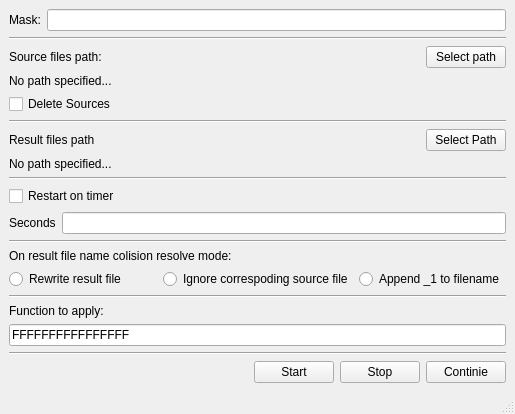
<?xml version="1.0" encoding="UTF-8"?>
<ui version="4.0">
 <class>MainWindow</class>
 <widget class="QMainWindow" name="MainWindow">
  <property name="geometry">
   <rect>
    <x>0</x>
    <y>0</y>
    <width>515</width>
    <height>359</height>
   </rect>
  </property>
  <property name="windowTitle">
   <string>File XORer</string>
  </property>
  <widget class="QWidget" name="centralwidget">
   <layout class="QVBoxLayout" name="verticalLayout">
    <item>
     <layout class="QVBoxLayout" name="verticalLayout_2">
      <item>
       <layout class="QHBoxLayout" name="horizontalLayout_3">
        <item>
         <widget class="QLabel" name="MaskLabel">
          <property name="toolTip">
           <string extracomment="Either &quot;.xxx&quot; or &quot;xxx.xxx&quot;"/>
          </property>
          <property name="text">
           <string>Mask:</string>
          </property>
         </widget>
        </item>
        <item>
         <widget class="QLineEdit" name="MaskLineEdit"/>
        </item>
       </layout>
      </item>
      <item>
       <widget class="Line" name="line_6">
        <property name="orientation">
         <enum>Qt::Orientation::Horizontal</enum>
        </property>
       </widget>
      </item>
      <item>
       <layout class="QHBoxLayout" name="horizontalLayout">
        <item>
         <widget class="QLabel" name="SourceFilesPathLabelRead">
          <property name="text">
           <string>Source files path:</string>
          </property>
         </widget>
        </item>
        <item>
         <spacer name="SourceFilesPatHorizontalSpacer">
          <property name="orientation">
           <enum>Qt::Orientation::Horizontal</enum>
          </property>
          <property name="sizeHint" stdset="0">
           <size>
            <width>40</width>
            <height>20</height>
           </size>
          </property>
         </spacer>
        </item>
        <item>
         <widget class="QPushButton" name="SourceFilesPathPushButton">
          <property name="text">
           <string>Select path</string>
          </property>
         </widget>
        </item>
       </layout>
      </item>
      <item>
       <widget class="QLabel" name="SourceFilesPathLabel">
        <property name="text">
         <string>No path specified...</string>
        </property>
       </widget>
      </item>
      <item>
       <widget class="QCheckBox" name="DeleteSourcesCheckBox">
        <property name="text">
         <string>Delete Sources</string>
        </property>
       </widget>
      </item>
      <item>
       <widget class="Line" name="line">
        <property name="orientation">
         <enum>Qt::Orientation::Horizontal</enum>
        </property>
       </widget>
      </item>
      <item>
       <layout class="QHBoxLayout" name="horizontalLayout_2">
        <item>
         <widget class="QLabel" name="ResultFilesPathLabelRead">
          <property name="text">
           <string>Result files path</string>
          </property>
         </widget>
        </item>
        <item>
         <spacer name="ResultFilesPathHorizontalSpacer">
          <property name="orientation">
           <enum>Qt::Orientation::Horizontal</enum>
          </property>
          <property name="sizeHint" stdset="0">
           <size>
            <width>40</width>
            <height>20</height>
           </size>
          </property>
         </spacer>
        </item>
        <item>
         <widget class="QPushButton" name="ResultFilesPathPushButton">
          <property name="text">
           <string>Select Path</string>
          </property>
         </widget>
        </item>
       </layout>
      </item>
      <item>
       <widget class="QLabel" name="ResultFilesPathLabel">
        <property name="text">
         <string>No path specified...</string>
        </property>
       </widget>
      </item>
     </layout>
    </item>
    <item>
     <widget class="Line" name="line_3">
      <property name="orientation">
       <enum>Qt::Orientation::Horizontal</enum>
      </property>
     </widget>
    </item>
    <item>
     <widget class="QCheckBox" name="RestartCheckBox">
      <property name="text">
       <string>Restart on timer</string>
      </property>
     </widget>
    </item>
    <item>
     <layout class="QHBoxLayout" name="horizontalLayout_6">
      <item>
       <widget class="QLabel" name="SecondsLabel">
        <property name="text">
         <string>Seconds</string>
        </property>
       </widget>
      </item>
      <item>
       <widget class="QLineEdit" name="TimerLineEdit"/>
      </item>
     </layout>
    </item>
    <item>
     <widget class="Line" name="line_4">
      <property name="orientation">
       <enum>Qt::Orientation::Horizontal</enum>
      </property>
     </widget>
    </item>
    <item>
     <widget class="QLabel" name="CollisionLabel">
      <property name="text">
       <string>On result file name colision resolve mode:</string>
      </property>
     </widget>
    </item>
    <item>
     <layout class="QHBoxLayout" name="horizontalLayout_4">
      <item>
       <widget class="QRadioButton" name="RewriteRadioButton">
        <property name="text">
         <string>Rewrite result file</string>
        </property>
       </widget>
      </item>
      <item>
       <widget class="QRadioButton" name="IgnoreRadioButton">
        <property name="text">
         <string>Ignore correspoding source file</string>
        </property>
       </widget>
      </item>
      <item>
       <widget class="QRadioButton" name="AppendRadioButton">
        <property name="toolTip">
         <string extracomment="Or _2 etc untill collision is solved"/>
        </property>
        <property name="text">
         <string>Append _1 to filename</string>
        </property>
       </widget>
      </item>
     </layout>
    </item>
    <item>
     <widget class="Line" name="line_2">
      <property name="orientation">
       <enum>Qt::Orientation::Horizontal</enum>
      </property>
     </widget>
    </item>
    <item>
     <widget class="QLabel" name="FunctionLabel">
      <property name="text">
       <string>Function to apply:</string>
      </property>
     </widget>
    </item>
    <item>
     <widget class="QLineEdit" name="FunctionLine">
      <property name="text">
       <string>FFFFFFFFFFFFFFFF</string>
      </property>
     </widget>
    </item>
    <item>
     <widget class="Line" name="line_5">
      <property name="orientation">
       <enum>Qt::Orientation::Horizontal</enum>
      </property>
     </widget>
    </item>
    <item>
     <layout class="QHBoxLayout" name="horizontalLayout_5">
      <item>
       <spacer name="horizontalSpacer">
        <property name="orientation">
         <enum>Qt::Orientation::Horizontal</enum>
        </property>
        <property name="sizeHint" stdset="0">
         <size>
          <width>40</width>
          <height>20</height>
         </size>
        </property>
       </spacer>
      </item>
      <item>
       <widget class="QPushButton" name="StartButton">
        <property name="text">
         <string>Start</string>
        </property>
       </widget>
      </item>
      <item>
       <widget class="QPushButton" name="StopPushButton">
        <property name="text">
         <string>Stop</string>
        </property>
       </widget>
      </item>
      <item>
       <widget class="QPushButton" name="ContinueButton">
        <property name="text">
         <string>Continie</string>
        </property>
       </widget>
      </item>
     </layout>
    </item>
    <item>
     <spacer name="verticalSpacer">
      <property name="orientation">
       <enum>Qt::Orientation::Vertical</enum>
      </property>
      <property name="sizeHint" stdset="0">
       <size>
        <width>20</width>
        <height>40</height>
       </size>
      </property>
     </spacer>
    </item>
   </layout>
  </widget>
  <widget class="QMenuBar" name="menubar">
   <property name="geometry">
    <rect>
     <x>0</x>
     <y>0</y>
     <width>515</width>
     <height>17</height>
    </rect>
   </property>
  </widget>
  <widget class="QStatusBar" name="statusbar"/>
 </widget>
 <resources/>
 <connections/>
</ui>
